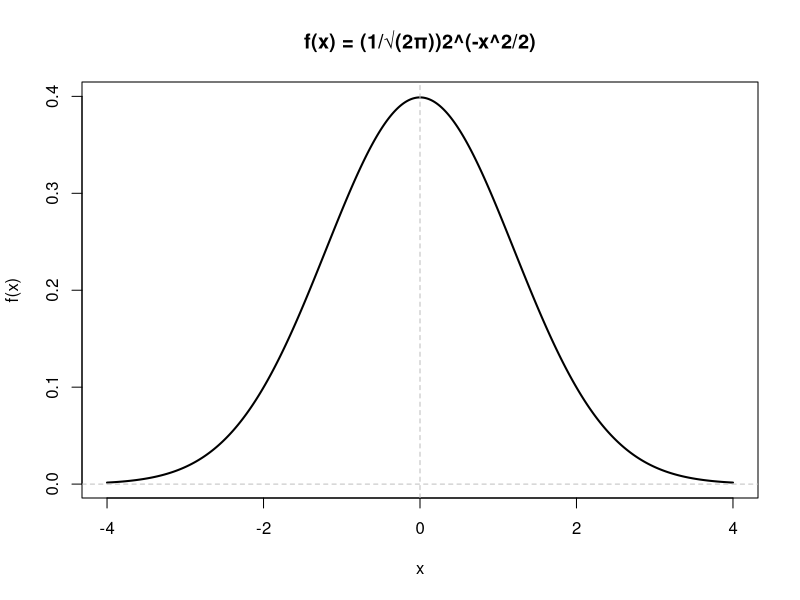

This figure's R source:
# 創建 x 軸座標值，從-4到4建立1000個均勻分布的點
x <- seq(-4, 4, length.out = 1000)

# 計算對應的 y 值，即機率密度函數值
# f(x) = (1/√(2π))2^(-x^2/2)
y <- (1/sqrt(2*pi)) * 2^(-x^2/2)

# 繪製主圖
plot(x, y, type = "l", # type="l"表示畫線
     lwd = 2,          # lwd=2設定線寬
     xlab = "x",       # x軸標籤
     ylab = "f(x)",    # y軸標籤
     main = "f(x) = (1/√(2π))2^(-x^2/2)") # 圖的標題

# 添加參考線
abline(h = 0, v = 0,    # h=0是水平線，v=0是垂直線
       lty = 2,         # lty=2設定虛線樣式
       col = "gray")    # 設定線的顏色為灰色



	